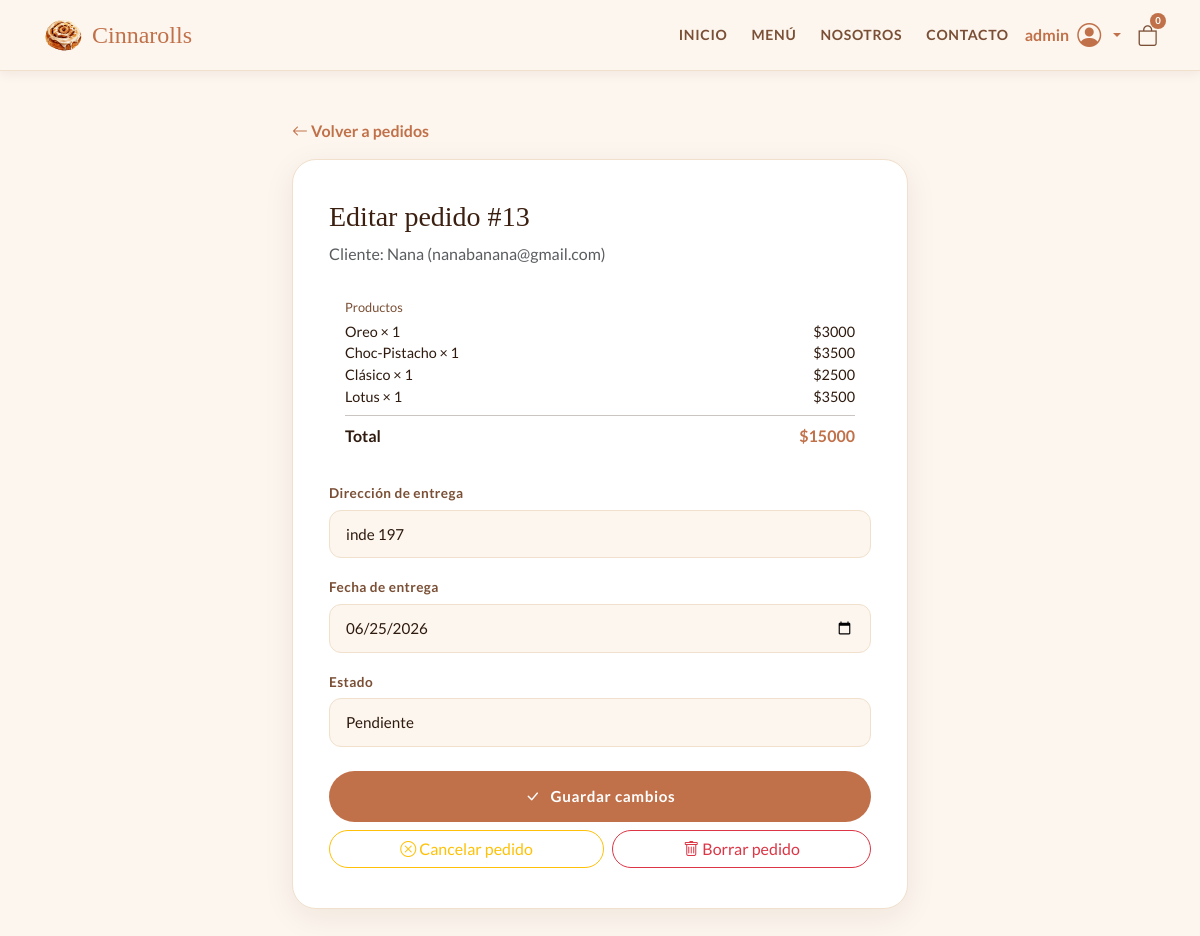
Screenshot of /panel-admin/pedido/13/editar/ (signed in) with the database file from the repository.
### appcanela/models.py (models this page shows, shortened)
class Pedido(models.Model):
    ESTADO_CHOICES = [
        ('pendiente', 'Pendiente'),
        ('preparando', 'Preparando'),
        ('entregado', 'Entregado'),
        ('cancelado', 'Cancelado'),
    ]
    PAGO_CHOICES = [
        ('credito', 'Crédito'),
        ('debito', 'Débito'),
        ('efectivo', 'Efectivo'),
    ]
    usuario = models.ForeignKey(User, on_delete=models.SET_NULL, null=True, blank=True)
    nombre_cliente = models.CharField(max_length=100, blank=True, null=True)
    metodo_pago = models.CharField(max_length=20, choices=PAGO_CHOICES)
    subtotal = models.IntegerField()
    total = models.IntegerField()
    estado = models.CharField(max_length=20, choices=ESTADO_CHOICES, default='pendiente')
    creado_en = models.DateTimeField(auto_now_add=True)
    direccion_entrega = models.CharField(max_length=200, blank=True, null=True)
    fecha_entrega = models.DateField(blank=True, null=True)
    correo_invitado = models.EmailField(blank=True, null=True)

class ItemPedido(models.Model):
    pedido = models.ForeignKey(Pedido, on_delete=models.CASCADE, related_name='items')
    nombre = models.CharField(max_length=100)
    precio = models.IntegerField()
    cantidad = models.IntegerField(default=1)

### appcanela/views.py (the view, shortened to what this page needs)
# urls.py: path('panel-admin/pedido/<int:pedido_id>/editar/', views.pedido_editar, name='pedido_editar'),
@user_passes_test(lambda u: u.is_staff)
def pedido_editar(request, pedido_id):
    pedido = get_object_or_404(Pedido, id=pedido_id)
    return render(request, "appcanela/pedido_editar.html", {
        "pedido": pedido,
        "estados": Pedido.ESTADO_CHOICES,
    })

### appcanela/context_processors.py (called while the page is built)
def configuracion_tienda(request):
    config = ConfiguracionTienda.get()
    return {
        "tienda_config": config,
        "tienda_abierta": config.esta_abierto_ahora(),
    }

### appcanela/models.py (called while the page is built)
    @classmethod
    def get(cls):
        obj, _ = cls.objects.get_or_create(pk=1)
        return obj

    def dias_atencion(self):
        return [
            self.atiende_lunes, self.atiende_martes, self.atiende_miercoles,
            self.atiende_jueves, self.atiende_viernes, self.atiende_sabado,
            self.atiende_domingo,
        ]

    def atiende_en_dia(self, fecha):
        return self.dias_atencion()[fecha.weekday()]

    def _to_time(self, valor):
        if isinstance(valor, str):
            return parse_time(valor)
        return valor

    def esta_abierto_ahora(self):
        from django.utils import timezone
        ahora = timezone.localtime()
        if not self.atiende_en_dia(ahora.date()):
            return False
        apertura = self._to_time(self.hora_apertura)
        cierre = self._to_time(self.hora_cierre)
        if apertura is None or cierre is None:
            return True  # si la config está incompleta, no bloqueamos
        return apertura <= ahora.time() <= cierre

### appcanela/templates/appcanela/pedido_editar.html (shortened to what this page needs)
{% extends 'appcanela/base.html' %}
{% load static %}
{% block content %}
<div class="container py-5" style="max-width:640px">
    <a href="{% url 'panel_admin' %}?tab=pedidos" class="text-decoration-none" style="color:var(--cinnamon); font-weight:700;">
        <i class="bi bi-arrow-left"></i> Volver a pedidos
    </a>
    <div class="contact-form-wrap mt-3">
        <h3 style="font-family:'Playfair Display',serif; color:var(--espresso)">Editar pedido #{{ pedido.id }}</h3>
        <p class="text-muted">Cliente: {{ pedido.nombre_cliente|default:"Invitado" }}
            {% if pedido.correo_invitado %}({{ pedido.correo_invitado }}){% endif %}</p>
        <div class="mb-3 p-3" style="background:var(--cream-light); border-radius:12px;">
            <p class="mb-1" style="font-size:.8rem; color:var(--text-mid)">Productos</p>
            {% for item in pedido.items.all %}
            <div class="d-flex justify-content-between" style="font-size:.9rem">
                <span>{{ item.nombre }} × {{ item.cantidad }}</span>
                <span>${{ item.precio|floatformat:0 }}</span>
            </div>
            {% endfor %}
            <hr class="my-2">
            <div class="d-flex justify-content-between"><strong>Total</strong>
                <strong style="color:var(--cinnamon)">${{ pedido.total|floatformat:0 }}</strong></div>
        </div>
        <form method="post" action="{% url 'pedido_editar' pedido.id %}">
            <div class="mb-3">
                <label class="form-label">Dirección de entrega</label>
                <input type="text" name="direccion_entrega" class="form-control" minlength="5" maxlength="200"
                    value="{{ pedido.direccion_entrega|default:'' }}">
            </div>
            <div class="mb-3">
                <label class="form-label">Fecha de entrega</label>
                <input type="date" name="fecha_entrega" class="form-control"
                    value="{{ pedido.fecha_entrega|date:'Y-m-d' }}">
            </div>
            <div class="mb-4">
                <label class="form-label">Estado</label>
                <select name="estado" class="form-select">
                    {% for valor, etiqueta in estados %}
                    <option value="{{ valor }}" {% if pedido.estado == valor %}selected{% endif %}>{{ etiqueta }}</option>
                    {% endfor %}
                </select>
            </div>
            <button type="submit" class="btn-cinnamon w-100 justify-content-center mb-2">
                <i class="bi bi-check-lg"></i> Guardar cambios
            </button>
        </form>
        <div class="d-flex gap-2">
            <form method="post" action="{% url 'pedido_editar' pedido.id %}" class="flex-grow-1"
                onsubmit="return confirm('¿Cancelar este pedido? Quedará marcado como cancelado.');">
                <button type="submit" class="btn btn-outline-warning rounded-pill w-100">
                    <i class="bi bi-x-circle"></i> Cancelar pedido
                </button>
            </form>
            <form method="post" action="{% url 'pedido_editar' pedido.id %}" class="flex-grow-1"
                onsubmit="return confirm('¿Eliminar este pedido por completo? Esta acción no se puede deshacer.');">
                <button type="submit" class="btn btn-outline-danger rounded-pill w-100">
                    <i class="bi bi-trash"></i> Borrar pedido
                </button>
            </form>
        </div>
    </div>
</div>
{% endblock %}

### appcanela/templates/appcanela/base.html (shortened to what this page needs)
{% load static %}
<!DOCTYPE html>
<html lang="es">
<head>
    <link href="https://cdn.jsdelivr.net/npm/bootstrap@5.3.8/dist/css/bootstrap.min.css" rel="stylesheet">
    <link href="https://cdn.jsdelivr.net/npm/bootstrap-icons@1.11.3/font/bootstrap-icons.min.css" rel="stylesheet">
    <link rel="stylesheet" href="{% static 'appcanela/css/mystyle.css' %}">
</head>
<body>
    {% block navbar %}
    <nav>
        <div class="container d-flex align-items-center">
            <a class="nav-brand" href="{% url 'index' %}">
                <img src="{% static 'appcanela/img/logo.png' %}" alt="Logo" style="width:42px;height:42px;object-fit:contain">
                Cinnarolls
            </a>
            <div class="nav-links ms-auto d-none d-md-flex align-items-center">
                <a href="{% url 'index' %}" class="{% block nav_inicio %}{% endblock %}">Inicio</a>
                <a href="{% url 'menu' %}" class="{% block nav_menu %}{% endblock %}">Menú</a>
                <a href="{% url 'nosotros' %}" class="{% block nav_nosotros %}{% endblock %}">Nosotros</a>
                <a href="{% url 'nosotros' %}#contacto">Contacto</a>
            </div>
            {% if user.is_authenticated %}
            <div class="dropdown ms-3">
                <a class="nav-login text-decoration-none dropdown-toggle d-flex align-items-center gap-2"
                   href="#" role="button" data-bs-toggle="dropdown" aria-expanded="false"
                   style="color:var(--cinnamon); font-weight:700;">
                   <span>{{ user.username }}</span>
                   <i class="bi bi-person-circle fs-4"></i>
                </a>
            </div>
            {% else %}
            <a href="{% url 'login' %}" class="nav-login ms-3 d-flex align-items-center gap-2" title="Iniciar sesión">
                <i class="bi bi-person-circle fs-5" style="color:var(--text-mid)"></i>
            </a>
            {% endif %}
            <a class="nav-cart ms-3" href="{% url 'carrito' %}">
                <i class="bi bi-bag"></i>
                <span id="cart-badge-count">0</span>
            </a>
        </div>
    </nav>
    {% endblock %}
    {% block content %}
    {% endblock %}
</body>
</html>

### appcanela/static/appcanela/css/mystyle.css (style rules this page uses)
:root { --cream: #fdf6ee; --warm-tan: #f0e0cc; --cinnamon: #c1714a; --dark-cin: #a05535; --espresso: #3b1f10; --soft-rose: #e8b49a; --text-dark: #2e1a0e; --text-mid: #7a4f35; }
* { box-sizing: border-box; }
body { font-family: 'Lato', sans-serif; background-color: var(--cream); color: var(--text-dark); margin: 0; }
nav { background: var(--cream); border-bottom: 1px solid var(--warm-tan); padding: 14px 0; position: sticky; top: 0; z-index: 100; box-shadow: 0 2px 12px rgba(59,31,16,.07); }
.nav-brand { font-family: 'Playfair Display', serif; font-size: 1.5rem; color: var(--cinnamon); text-decoration: none; display: flex; align-items: center; gap: 8px; }
.nav-links a { font-size: .88rem; font-weight: 700; letter-spacing: .05em; text-transform: uppercase; color: var(--text-mid); text-decoration: none; margin-left: 24px; transition: color .2s; }
.nav-cart { position: relative; color: var(--text-mid); font-size: 1.3rem; margin-left: 20px; }
.nav-cart span { position: absolute; top: -6px; right: -8px; background: var(--cinnamon); color: #fff; font-size: .6rem; width: 16px; height: 16px; border-radius: 50%; display: flex; align-items: center; justify-content: center; font-weight: 700; }
.btn-cinnamon { background: var(--cinnamon); color: #fff; border: none; border-radius: 50px; padding: 14px 36px; font-size: .95rem; font-weight: 700; letter-spacing: .04em; transition: background .2s, transform .2s, box-shadow .2s; text-decoration: none; display: inline-flex; align-items: center; gap: 10px; cursor: pointer; }
.contact-form-wrap { background: #fff; border-radius: 24px; padding: 40px 36px; border: 1px solid var(--warm-tan); box-shadow: 0 8px 32px rgba(59,31,16,.07); }
.form-control, .form-select { border: 1.5px solid var(--warm-tan); border-radius: 12px; padding: 12px 16px; font-size: .95rem; color: var(--text-dark); background: var(--cream); transition: border-color .2s, box-shadow .2s; }
.form-label { font-size: .85rem; font-weight: 700; color: var(--text-mid); margin-bottom: 6px; letter-spacing: .03em; }
html { scroll-behavior: smooth; }

### rows the page displays
Pedido: id "13", nombre_cliente "Nana", correo_invitado "nanabanana@gmail.com", total "15000", direccion_entrega "inde 197", fecha_entrega "06/25/2026", estado "Pendiente"
ItemPedido: nombre "Oreo", cantidad "1", precio "3000"
ItemPedido: nombre "Choc-Pistacho", cantidad "1", precio "3500"
ItemPedido: nombre "Clásico", cantidad "1", precio "2500"
ItemPedido: nombre "Lotus", cantidad "1", precio "3500"

### other values shown
{{ user.username }} "admin"
